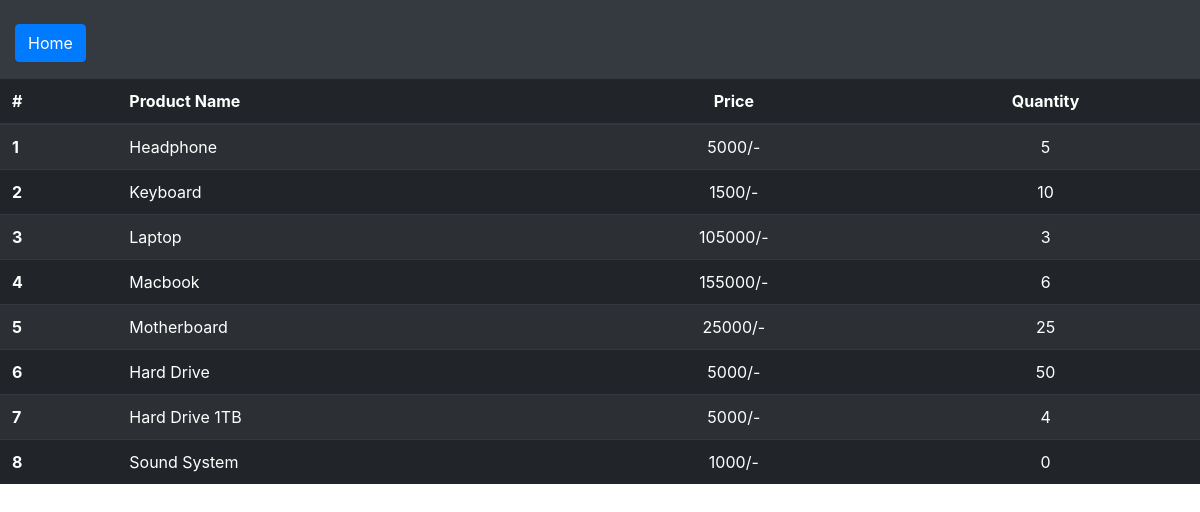
The app's page /check_inv, older data.
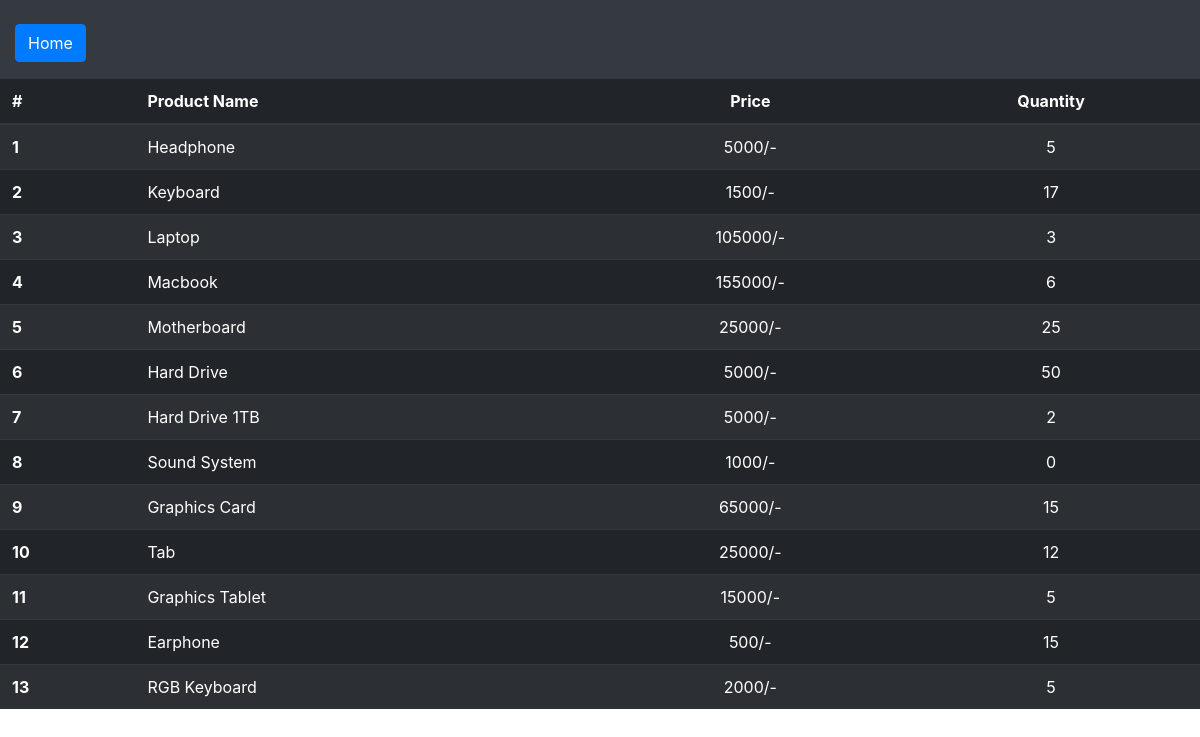
The same page, newer data.
### inventory/models.py (models this page shows)
class Products(models.Model):
    name = models.CharField(max_length=50)
    price=models.IntegerField()
    quantity=models.IntegerField()

### inventory/views.py (the view)
# urls.py: path('check_inv', views.check_inv, name='check_inv'),
def check_inv(request):
    prod=Products.objects.all()
    return render(request, "view_inv.html", {'prods':prod})

### templates/view_inv.html (shortened to what this page needs)
<link href="//maxcdn.bootstrapcdn.com/bootstrap/4.1.1/css/bootstrap.min.css" rel="stylesheet" id="bootstrap-css">
<div class="bg-dark text-white">
    <div class="col">
        <form action="home">
            <br> <button type="Submit" class="btn btn-primary btn-md">Home</button><br>
        </form>
    </div>
<table class="table table-dark table-striped">
    <thead>
        <tr>
            <th scope="col">#</th>
            <th scope="col">Product Name</th>
            <th style="text-align:center" scope="col">Price</th>
            <th style="text-align:center" scope="col">Quantity</th>
        </tr>
    </thead>
    <tbody>
        {% for prod in prods %}
            <tr>
                <th scope="row">{{prod.id}}</th>
                <td style="text-align:left">{{prod.name}}</td>
                <td style="text-align:center">{{prod.price}}/-</td>
                <td style="text-align:center">{{prod.quantity}}</td>
            </tr>
        {%  endfor %}
    </tbody>
</table>
</div>

Row changes from the older to the newer data that the page shows:
changed Products "Keyboard": quantity "10" → "17"
changed Products "Hard Drive 1TB": quantity "4" → "2"
added Products: id "9", name "Graphics Card", price "65000", quantity "15"
added Products: id "10", name "Tab", price "25000", quantity "12"
added Products: id "11", name "Graphics Tablet", price "15000", quantity "5"
added Products: id "12", name "Earphone", price "500", quantity "15"
added Products: id "13", name "RGB Keyboard", price "2000", quantity "5"
